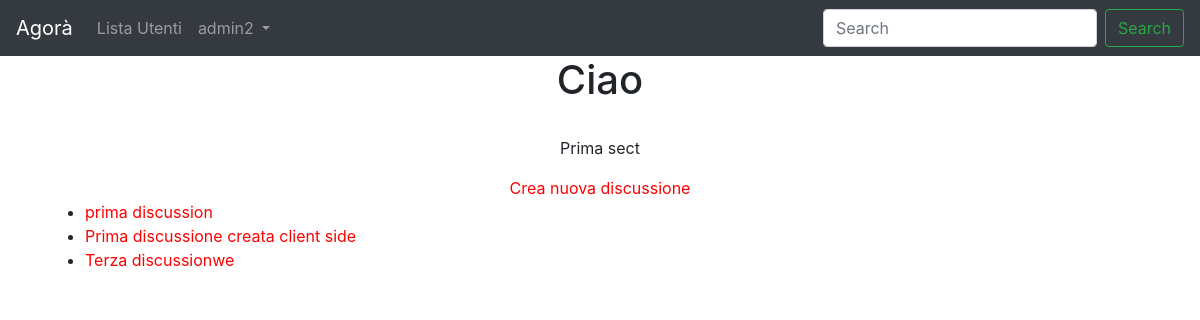
/forum/show-sezione/1 (signed in), run on the app's committed database.
### forum/models.py (models this page shows, shortened)
class Sezione(models.Model):
    titolo = models.CharField(max_length = 80)
    descrizione = models.CharField(max_length = 150, blank=True, null=True )
    logo = models.ImageField(blank=True, null=True)
    class Meta:
        verbose_name = "Sezione"
        verbose_name_plural = "Sezioni"

class Discussione(models.Model):
    titolo = models.CharField(max_length = 80)
    data = models.DateTimeField(auto_now_add = True)
    sezione_appartenenza = models.ForeignKey(Sezione, on_delete=models.CASCADE)
    creatore = models.ForeignKey(User, on_delete=models.CASCADE, related_name = "discussioni")
    def get_absolute_url(self):
        return reverse("show_discussione", kwargs={"pk":self.pk})
    class Meta:
        verbose_name = "Discussione"
        verbose_name_plural = "Discussioni"

### forum/views.py (the view)
# urls.py: path("show-sezione/<int:pk>", views.show_sezione, name="show_sezione"),
def show_sezione(request, pk):
    sezione = get_object_or_404(Sezione, pk=pk)
    discussioni = Discussione.objects.filter(sezione_appartenenza = sezione).order_by("data")
    context = {"sezione":sezione, "discussioni": discussioni}
    return render(request, "forum/show_sezione.html", context)

### forum/templates/forum/show_sezione.html (shortened to what this page needs)
{% extends "base.html" %}
{% block content %}
<h1>{{sezione.titolo}}</h1><br>
<p>{{sezione.descrizione}}</p>
{% if user.is_authenticated %}
<a href="{% url 'crea_discussione' pk=sezione.pk%}">Crea nuova discussione</a>
{% endif %}
{% endblock content %}
{% block text %}
<ul>
  {% for discussione in discussioni %}
  <li>
    <a href="{{ discussione.get_absolute_url }}">{{discussione.titolo}}</a>
  </li>
{% endfor %}
</ul>
{% endblock %}

### templates/base.html (shortened to what this page needs)
{% load static %}
<!doctype html>
<html lang="en">
  <head>
    <link rel="stylesheet" href="https://stackpath.bootstrapcdn.com/bootstrap/4.4.1/css/bootstrap.min.css">
    <link rel="stylesheet" href="{% static 'css/style.css' %}">
  </head>
  <body>
    <nav class="navbar navbar-expand-lg navbar-dark bg-dark">
  <a class="navbar-brand" href="{% url 'home' %}">Agorà</a>
  <div class="collapse navbar-collapse" id="navbarSupportedContent">
    <ul class="navbar-nav mr-auto">
      <li class="nav-item">
        <a class="nav-link" href="{% url 'show_utenti' %}">Lista Utenti</a>
      </li>
      {% if request.user.is_authenticated %}
      <li class="nav-item dropdown">
        <a class="nav-link dropdown-toggle" href="#" id="navbarDropdown" role="button" data-toggle="dropdown" aria-haspopup="true" aria-expanded="false">
          {{request.user}}
        </a>
      </li>
      {% else %}
      <li>
        <a class="nav-link dropdown" href="{% url 'login' %}">login</a>
      </li>
      {% endif %}
    </ul>
    <form class="form-inline my-2 my-lg-0" action="{% url 'f_cerca' %}">
      <input name="q" class="form-control mr-sm-2" type="search" placeholder="Search" aria-label="Search">
      <button class="btn btn-outline-success my-2 my-sm-0" type="submit">Search</button>
    </form>
  </div>
</nav>
    <div class="container">
      <div class="row justify-content-center">
        <div class="col-6 text-center">
          {% block content %}
          {% endblock %}
        </div>
        <div class="col-12">
          {% block text %}
          {% endblock %}
        </div>
      </div>
    </div>
  </body>
</html>

### Agora/static-storage/css/style.css (style rules this page uses)
a { color:red; }

### data on the page
Sezione: titolo "Ciao", descrizione "Prima sect"
Discussione: titolo "prima discussion"
Discussione: titolo "Prima discussione creata client side"
Discussione: titolo "Terza discussionwe"

### other printed values
{{ request.user }} "admin2"
